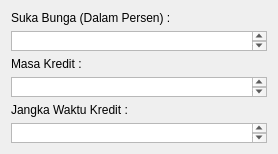
                   <widget class="QWidget" name="page_3">
                    <layout class="QVBoxLayout" name="verticalLayout_30">
                     <item>
                      <widget class="QLabel" name="PerhitunganKPRPersentaseSukuBungaLabel">
                       <property name="text">
                        <string>Suka Bunga (Dalam Persen) :</string>
                       </property>
                      </widget>
                     </item>
                     <item>
                      <widget class="QTextEdit" name="PerhitunganKPRMasaKreditLabelTextEdit">
                       <property name="maximumSize">
                        <size>
                         <width>300</width>
                         <height>20</height>
                        </size>
                       </property>
                      </widget>
                     </item>
                     <item>
                      <widget class="QLabel" name="PerhitunganKPRMasaKreditLabel">
                       <property name="text">
                        <string>Masa Kredit :</string>
                       </property>
                      </widget>
                     </item>
                     <item>
                      <widget class="QTextEdit" name="PerhitunganKPRJangkaWaktuKreditTextEdit">
                       <property name="maximumSize">
                        <size>
                         <width>300</width>
                         <height>20</height>
                        </size>
                       </property>
                      </widget>
                     </item>
                     <item>
                      <widget class="QLabel" name="PerhitunganKPRJangkaWaktuKreditLabel">
                       <property name="text">
                        <string>Jangka Waktu Kredit :</string>
                       </property>
                      </widget>
                     </item>
                     <item>
                      <widget class="QTextEdit" name="PerhitunganKPRPersentaseSukuBungaLabelTextEdit">
                       <property name="maximumSize">
                        <size>
                         <width>300</width>
                         <height>20</height>
                        </size>
                       </property>
                      </widget>
                     </item>
                    </layout>
                   </widget>
